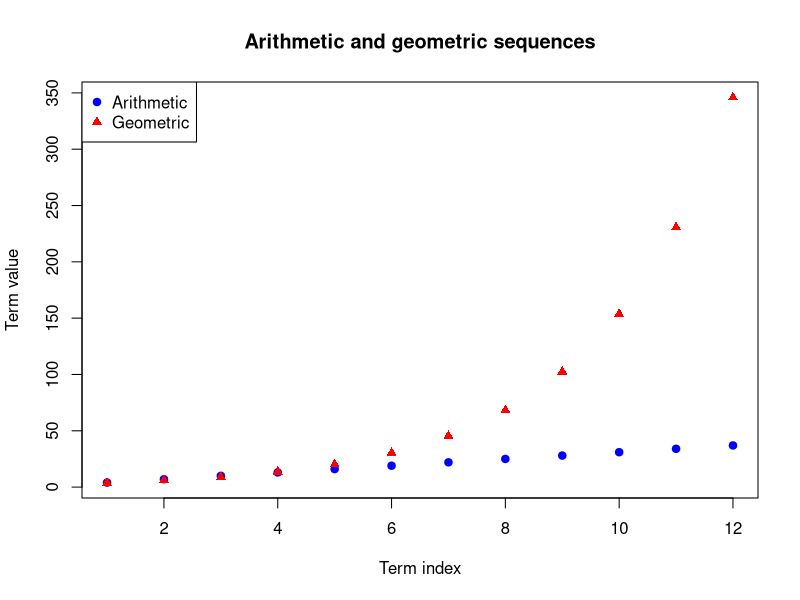

The R script that drew this image:
n <- 1:12
arithmetic <- 4 + 3*(n-1)
geometric <- 4 * 1.5^(n-1)
print(data.frame(n, arithmetic, geometric))
cat("First overtake:", n[which(geometric > arithmetic)[1]], "\n")
plot(n, arithmetic, pch=19, col="blue", ylim=range(c(arithmetic, geometric)), xlab="Term index", ylab="Term value", main="Arithmetic and geometric sequences")
points(n, geometric, pch=17, col="red")
legend("topleft", c("Arithmetic", "Geometric"), col=c("blue","red"), pch=c(19,17))
